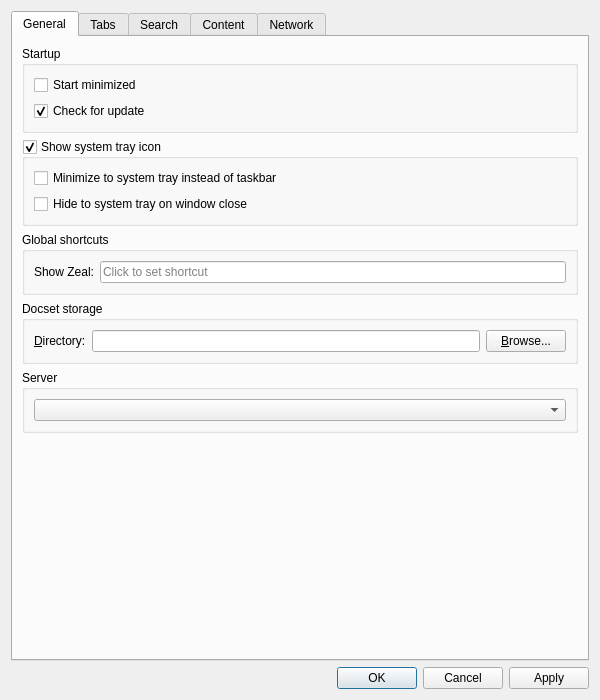
<?xml version="1.0" encoding="UTF-8"?>
<ui version="4.0">
 <class>Zeal::WidgetUi::SettingsDialog</class>
 <widget class="QDialog" name="Zeal::WidgetUi::SettingsDialog">
  <property name="windowModality">
   <enum>Qt::ApplicationModal</enum>
  </property>
  <property name="geometry">
   <rect>
    <x>0</x>
    <y>0</y>
    <width>600</width>
    <height>700</height>
   </rect>
  </property>
  <property name="windowTitle">
   <string>Preferences</string>
  </property>
  <layout class="QVBoxLayout" name="verticalLayout">
   <item>
    <widget class="QTabWidget" name="tabWidget">
     <property name="currentIndex">
      <number>0</number>
     </property>
     <widget class="QWidget" name="generalTab">
      <attribute name="title">
       <string>General</string>
      </attribute>
      <layout class="QVBoxLayout" name="verticalLayout_7">
       <item>
        <widget class="QGroupBox" name="groupBox_3">
         <property name="title">
          <string>Startup</string>
         </property>
         <layout class="QVBoxLayout" name="verticalLayout_9">
          <item>
           <widget class="QCheckBox" name="startMinimizedCheckBox">
            <property name="text">
             <string>Start minimized</string>
            </property>
           </widget>
          </item>
          <item>
           <widget class="QCheckBox" name="checkForUpdateCheckBox">
            <property name="text">
             <string>Check for update</string>
            </property>
            <property name="checked">
             <bool>true</bool>
            </property>
           </widget>
          </item>
         </layout>
        </widget>
       </item>
       <item>
        <widget class="QGroupBox" name="systrayGroupBox">
         <property name="title">
          <string>Show system tray icon</string>
         </property>
         <property name="checkable">
          <bool>true</bool>
         </property>
         <layout class="QVBoxLayout" name="verticalLayout_8">
          <item>
           <widget class="QCheckBox" name="minimizeToSystrayCheckBox">
            <property name="text">
             <string>Minimize to system tray instead of taskbar</string>
            </property>
           </widget>
          </item>
          <item>
           <widget class="QCheckBox" name="hideToSystrayCheckBox">
            <property name="text">
             <string>Hide to system tray on window close</string>
            </property>
           </widget>
          </item>
         </layout>
        </widget>
       </item>
       <item>
        <widget class="QGroupBox" name="globalHotKeyGroupBox">
         <property name="title">
          <string>Global shortcuts</string>
         </property>
         <layout class="QFormLayout" name="formLayout_2">
          <property name="fieldGrowthPolicy">
           <enum>QFormLayout::AllNonFixedFieldsGrow</enum>
          </property>
          <item row="0" column="0">
           <widget class="QLabel" name="label_9">
            <property name="text">
             <string>Show Zeal:</string>
            </property>
           </widget>
          </item>
          <item row="0" column="1">
           <widget class="ShortcutEdit" name="toolButton">
            <property name="placeholderText">
             <string>Click to set shortcut</string>
            </property>
            <property name="clearButtonEnabled">
             <bool>true</bool>
            </property>
           </widget>
          </item>
         </layout>
        </widget>
       </item>
       <item>
        <widget class="QGroupBox" name="groupBox_4">
         <property name="title">
          <string>Docset storage</string>
         </property>
         <layout class="QFormLayout" name="formLayout_3">
          <property name="fieldGrowthPolicy">
           <enum>QFormLayout::AllNonFixedFieldsGrow</enum>
          </property>
          <item row="0" column="0">
           <widget class="QLabel" name="label_5">
            <property name="text">
             <string>&amp;Directory:</string>
            </property>
            <property name="buddy">
             <cstring>docsetStorageEdit</cstring>
            </property>
           </widget>
          </item>
          <item row="0" column="1">
           <layout class="QHBoxLayout" name="horizontalLayout_2">
            <item>
             <widget class="QLineEdit" name="docsetStorageEdit">
              <property name="clearButtonEnabled">
               <bool>true</bool>
              </property>
             </widget>
            </item>
            <item>
             <widget class="QPushButton" name="docsetStorageBrowseButton">
              <property name="text">
               <string>&amp;Browse...</string>
              </property>
             </widget>
            </item>
           </layout>
          </item>
         </layout>
        </widget>
       </item>
       <item>
        <widget class="QGroupBox" name="groupBox_8">
         <property name="title">
          <string>Server</string>
         </property>
         <layout class="QHBoxLayout" name="horizontalLayout_4">
          <item>
           <widget class="QComboBox" name="dashServerMirrorsCombo"/>
          </item>
         </layout>
        </widget>
       </item>
       <item>
        <spacer name="verticalSpacer">
         <property name="orientation">
          <enum>Qt::Vertical</enum>
         </property>
         <property name="sizeHint" stdset="0">
          <size>
           <width>20</width>
           <height>40</height>
          </size>
         </property>
        </spacer>
       </item>
      </layout>
     </widget>
     <widget class="QWidget" name="tabsTab">
      <attribute name="title">
       <string>Tabs</string>
      </attribute>
      <layout class="QVBoxLayout" name="verticalLayout_6">
       <item>
        <widget class="QGroupBox" name="groupBox_6">
         <property name="title">
          <string>Behavior</string>
         </property>
         <layout class="QVBoxLayout" name="verticalLayout_12">
          <item>
           <widget class="QCheckBox" name="openNewTabAfterActive">
            <property name="text">
             <string>Open new tab after active</string>
            </property>
           </widget>
          </item>
         </layout>
        </widget>
       </item>
       <item>
        <spacer name="verticalSpacer_5">
         <property name="orientation">
          <enum>Qt::Vertical</enum>
         </property>
         <property name="sizeHint" stdset="0">
          <size>
           <width>20</width>
           <height>40</height>
          </size>
         </property>
        </spacer>
       </item>
      </layout>
     </widget>
     <widget class="QWidget" name="searchTab">
      <attribute name="title">
       <string>Search</string>
      </attribute>
      <layout class="QVBoxLayout" name="verticalLayout_4">
       <item>
        <widget class="QGroupBox" name="groupBox_5">
         <property name="title">
          <string>Local search</string>
         </property>
         <layout class="QVBoxLayout" name="verticalLayout_11">
          <item>
           <widget class="QCheckBox" name="fuzzySearchCheckBox">
            <property name="text">
             <string>Use fuzzy search (experimental)</string>
            </property>
           </widget>
          </item>
         </layout>
        </widget>
       </item>
       <item>
        <spacer name="verticalSpacer_4">
         <property name="orientation">
          <enum>Qt::Vertical</enum>
         </property>
         <property name="sizeHint" stdset="0">
          <size>
           <width>20</width>
           <height>40</height>
          </size>
         </property>
        </spacer>
       </item>
      </layout>
     </widget>
     <widget class="QWidget" name="contentTab">
      <attribute name="title">
       <string>Content</string>
      </attribute>
      <layout class="QVBoxLayout" name="verticalLayout_3">
       <item>
        <widget class="QGroupBox" name="fontsGroupBox">
         <property name="title">
          <string>Fonts</string>
         </property>
         <layout class="QVBoxLayout" name="verticalLayout_14">
          <item>
           <layout class="QHBoxLayout" name="horizontalLayout_3" stretch="4,0">
            <item>
             <layout class="QFormLayout" name="formLayout">
              <property name="sizeConstraint">
               <enum>QLayout::SetMinimumSize</enum>
              </property>
              <item row="0" column="0">
               <widget class="QLabel" name="label">
                <property name="text">
                 <string>De&amp;fault:</string>
                </property>
                <property name="buddy">
                 <cstring>defaultFontComboBox</cstring>
                </property>
               </widget>
              </item>
              <item row="0" column="1">
               <widget class="QComboBox" name="defaultFontComboBox"/>
              </item>
              <item row="1" column="0">
               <widget class="QLabel" name="label_4">
                <property name="text">
                 <string>&amp;Serif:</string>
                </property>
                <property name="buddy">
                 <cstring>serifFontComboBox</cstring>
                </property>
               </widget>
              </item>
              <item row="1" column="1">
               <widget class="QFontComboBox" name="serifFontComboBox">
                <property name="fontFilters">
                 <set>QFontComboBox::ScalableFonts</set>
                </property>
               </widget>
              </item>
              <item row="2" column="0">
               <widget class="QLabel" name="label_6">
                <property name="text">
                 <string>Sa&amp;ns-serif:</string>
                </property>
                <property name="buddy">
                 <cstring>sansSerifFontComboBox</cstring>
                </property>
               </widget>
              </item>
              <item row="2" column="1">
               <widget class="QFontComboBox" name="sansSerifFontComboBox">
                <property name="fontFilters">
                 <set>QFontComboBox::ScalableFonts</set>
                </property>
               </widget>
              </item>
              <item row="3" column="0">
               <widget class="QLabel" name="label_3">
                <property name="text">
                 <string>&amp;Monospace:</string>
                </property>
                <property name="buddy">
                 <cstring>fixedFontComboBox</cstring>
                </property>
               </widget>
              </item>
              <item row="3" column="1">
               <widget class="QFontComboBox" name="fixedFontComboBox">
                <property name="fontFilters">
                 <set>QFontComboBox::MonospacedFonts|QFontComboBox::ScalableFonts</set>
                </property>
               </widget>
              </item>
             </layout>
            </item>
            <item>
             <layout class="QVBoxLayout" name="verticalLayout_16">
              <item>
               <layout class="QFormLayout" name="formLayout_6">
                <item row="0" column="0">
                 <widget class="QLabel" name="label_7">
                  <property name="text">
                   <string>Si&amp;ze:</string>
                  </property>
                  <property name="buddy">
                   <cstring>fontSizeComboBox</cstring>
                  </property>
                 </widget>
                </item>
                <item row="0" column="1">
                 <widget class="QComboBox" name="fontSizeComboBox"/>
                </item>
               </layout>
              </item>
              <item>
               <spacer name="verticalSpacer_6">
                <property name="orientation">
                 <enum>Qt::Vertical</enum>
                </property>
                <property name="sizeHint" stdset="0">
                 <size>
                  <width>20</width>
                  <height>40</height>
                 </size>
                </property>
               </spacer>
              </item>
              <item>
               <layout class="QFormLayout" name="formLayout_4">
                <item row="0" column="0">
                 <widget class="QLabel" name="label_11">
                  <property name="text">
                   <string>Siz&amp;e:</string>
                  </property>
                  <property name="buddy">
                   <cstring>fixedFontSizeComboBox</cstring>
                  </property>
                 </widget>
                </item>
                <item row="0" column="1">
                 <widget class="QComboBox" name="fixedFontSizeComboBox"/>
                </item>
               </layout>
              </item>
             </layout>
            </item>
           </layout>
          </item>
          <item>
           <layout class="QHBoxLayout" name="horizontalLayout_5">
            <item>
             <spacer name="horizontalSpacer_2">
              <property name="orientation">
               <enum>Qt::Horizontal</enum>
              </property>
              <property name="sizeHint" stdset="0">
               <size>
                <width>40</width>
                <height>20</height>
               </size>
              </property>
             </spacer>
            </item>
            <item>
             <widget class="QLabel" name="label_2">
              <property name="text">
               <string>Minimum f&amp;ont size:</string>
              </property>
              <property name="buddy">
               <cstring>minFontSizeComboBox</cstring>
              </property>
             </widget>
            </item>
            <item>
             <widget class="QComboBox" name="minFontSizeComboBox"/>
            </item>
           </layout>
          </item>
         </layout>
        </widget>
       </item>
       <item>
        <widget class="QGroupBox" name="styleGroupBox">
         <property name="title">
          <string>Style</string>
         </property>
         <layout class="QFormLayout" name="formLayout_5">
          <item row="1" column="0" colspan="2">
           <widget class="QCheckBox" name="darkModeCheckBox">
            <property name="text">
             <string>&amp;Dark mode</string>
            </property>
           </widget>
          </item>
          <item row="2" column="0" colspan="2">
           <widget class="QCheckBox" name="highlightOnNavigateCheckBox">
            <property name="text">
             <string>&amp;Highlight on navigate</string>
            </property>
           </widget>
          </item>
          <item row="3" column="0" colspan="2">
           <layout class="QHBoxLayout" name="horizontalLayout">
            <item>
             <widget class="QLabel" name="customCssFileLabel">
              <property name="text">
               <string>&amp;Custom CSS file:</string>
              </property>
              <property name="buddy">
               <cstring>customCssFileEdit</cstring>
              </property>
             </widget>
            </item>
            <item>
             <widget class="QLineEdit" name="customCssFileEdit">
              <property name="clearButtonEnabled">
               <bool>true</bool>
              </property>
             </widget>
            </item>
            <item>
             <widget class="QPushButton" name="customCssFileBrowseButton">
              <property name="text">
               <string>Bro&amp;wse...</string>
              </property>
             </widget>
            </item>
           </layout>
          </item>
         </layout>
        </widget>
       </item>
       <item>
        <widget class="QGroupBox" name="groupBox_7">
         <property name="title">
          <string>External Link Behavior</string>
         </property>
         <layout class="QVBoxLayout" name="verticalLayout_13">
          <item>
           <widget class="QRadioButton" name="radioExternalLinkAsk">
            <property name="text">
             <string>&amp;Ask every time</string>
            </property>
            <property name="checked">
             <bool>true</bool>
            </property>
           </widget>
          </item>
          <item>
           <widget class="QRadioButton" name="radioExternalLinkOpenDesktop">
            <property name="text">
             <string>Open in desktop &amp;browser</string>
            </property>
           </widget>
          </item>
          <item>
           <widget class="QRadioButton" name="radioExternalLinkOpen">
            <property name="text">
             <string>O&amp;pen in Zeal</string>
            </property>
           </widget>
          </item>
         </layout>
        </widget>
       </item>
       <item>
        <widget class="QGroupBox" name="groupBox_2">
         <property name="title">
          <string>Other</string>
         </property>
         <layout class="QVBoxLayout" name="verticalLayout_5">
          <item>
           <widget class="QCheckBox" name="useSmoothScrollingCheckBox">
            <property name="text">
             <string>Use smoo&amp;th scrolling</string>
            </property>
           </widget>
          </item>
         </layout>
        </widget>
       </item>
       <item>
        <spacer name="verticalSpacer_3">
         <property name="orientation">
          <enum>Qt::Vertical</enum>
         </property>
         <property name="sizeHint" stdset="0">
          <size>
           <width>20</width>
           <height>40</height>
          </size>
         </property>
        </spacer>
       </item>
      </layout>
     </widget>
     <widget class="QWidget" name="networkTab">
      <attribute name="title">
       <string>Network</string>
      </attribute>
      <layout class="QVBoxLayout" name="verticalLayout_2">
       <item>
        <widget class="QGroupBox" name="groupBox">
         <property name="title">
          <string>Proxy Settings</string>
         </property>
         <layout class="QVBoxLayout" name="verticalLayout_10">
          <item>
           <widget class="QRadioButton" name="noProxySettings">
            <property name="text">
             <string>No prox&amp;y</string>
            </property>
            <property name="checked">
             <bool>false</bool>
            </property>
           </widget>
          </item>
          <item>
           <widget class="QRadioButton" name="systemProxySettings">
            <property name="enabled">
             <bool>true</bool>
            </property>
            <property name="text">
             <string>&amp;Use system proxy settings</string>
            </property>
            <property name="checked">
             <bool>true</bool>
            </property>
           </widget>
          </item>
          <item>
           <widget class="QRadioButton" name="manualProxySettings">
            <property name="text">
             <string>&amp;Manual proxy configuration</string>
            </property>
           </widget>
          </item>
          <item>
           <widget class="QWidget" name="manualProxySettingsGroup" native="true">
            <property name="enabled">
             <bool>false</bool>
            </property>
            <layout class="QFormLayout" name="manualProxyConfigurationLayout">
             <item row="0" column="0">
              <widget class="QLabel" name="proxyHostLabel">
               <property name="text">
                <string>Pro&amp;xy host:</string>
               </property>
               <property name="buddy">
                <cstring>proxyHostEdit</cstring>
               </property>
              </widget>
             </item>
             <item row="1" column="0">
              <widget class="QLabel" name="proxyTypeLabel">
               <property name="text">
                <string>Type:</string>
               </property>
              </widget>
             </item>
             <item row="1" column="1">
              <layout class="QHBoxLayout" name="proxyTypeLayout">
               <item>
                <widget class="QRadioButton" name="proxyTypeHttpRadioButton">
                 <property name="text">
                  <string>&amp;HTTP</string>
                 </property>
                 <property name="checked">
                  <bool>true</bool>
                 </property>
                 <attribute name="buttonGroup">
                  <string notr="true">proxyTypeButtonGroup</string>
                 </attribute>
                </widget>
               </item>
               <item>
                <widget class="QRadioButton" name="proxyTypeSocks5RadioButton">
                 <property name="text">
                  <string>&amp;SOCKS5</string>
                 </property>
                 <attribute name="buttonGroup">
                  <string notr="true">proxyTypeButtonGroup</string>
                 </attribute>
                </widget>
               </item>
               <item>
                <spacer name="horizontalSpacer">
                 <property name="orientation">
                  <enum>Qt::Horizontal</enum>
                 </property>
                 <property name="sizeHint" stdset="0">
                  <size>
                   <width>40</width>
                   <height>20</height>
                  </size>
                 </property>
                </spacer>
               </item>
              </layout>
             </item>
             <item row="0" column="1">
              <layout class="QHBoxLayout" name="proxyHostPortLayout">
               <item>
                <widget class="QLineEdit" name="proxyHostEdit"/>
               </item>
               <item>
                <widget class="QLabel" name="proxyPortLabel">
                 <property name="text">
                  <string>&amp;Port:</string>
                 </property>
                 <property name="buddy">
                  <cstring>proxyPortEdit</cstring>
                 </property>
                </widget>
               </item>
               <item>
                <widget class="QSpinBox" name="proxyPortEdit">
                 <property name="maximum">
                  <number>65535</number>
                 </property>
                </widget>
               </item>
              </layout>
             </item>
             <item row="2" column="0" colspan="2">
              <widget class="QCheckBox" name="proxyRequiresAuthCheckBox">
               <property name="text">
                <string>&amp;Authentication required</string>
               </property>
              </widget>
             </item>
             <item row="3" column="0">
              <widget class="QLabel" name="proxyUsernameLabel">
               <property name="enabled">
                <bool>false</bool>
               </property>
               <property name="text">
                <string>User&amp;name:</string>
               </property>
               <property name="buddy">
                <cstring>proxyUsernameEdit</cstring>
               </property>
              </widget>
             </item>
             <item row="4" column="0">
              <widget class="QLabel" name="proxyPasswordLabel">
               <property name="enabled">
                <bool>false</bool>
               </property>
               <property name="text">
                <string>Pass&amp;word:</string>
               </property>
               <property name="buddy">
                <cstring>proxyPasswordEdit</cstring>
               </property>
              </widget>
             </item>
             <item row="3" column="1">
              <widget class="QLineEdit" name="proxyUsernameEdit">
               <property name="enabled">
                <bool>false</bool>
               </property>
              </widget>
             </item>
             <item row="4" column="1">
              <widget class="QLineEdit" name="proxyPasswordEdit">
               <property name="enabled">
                <bool>false</bool>
               </property>
               <property name="echoMode">
                <enum>QLineEdit::Password</enum>
               </property>
              </widget>
             </item>
            </layout>
           </widget>
          </item>
         </layout>
        </widget>
       </item>
       <item>
        <spacer name="verticalSpacer_2">
         <property name="orientation">
          <enum>Qt::Vertical</enum>
         </property>
         <property name="sizeHint" stdset="0">
          <size>
           <width>20</width>
           <height>40</height>
          </size>
         </property>
        </spacer>
       </item>
      </layout>
     </widget>
    </widget>
   </item>
   <item>
    <widget class="QDialogButtonBox" name="buttonBox">
     <property name="standardButtons">
      <set>QDialogButtonBox::Apply|QDialogButtonBox::Cancel|QDialogButtonBox::Ok</set>
     </property>
    </widget>
   </item>
  </layout>
 </widget>
 <customwidgets>
  <customwidget>
   <class>ShortcutEdit</class>
   <extends>QLineEdit</extends>
   <header>ui/widgets/shortcutedit.h</header>
  </customwidget>
 </customwidgets>
 <resources/>
 <connections>
  <connection>
   <sender>buttonBox</sender>
   <signal>accepted()</signal>
   <receiver>Zeal::WidgetUi::SettingsDialog</receiver>
   <slot>accept()</slot>
   <hints>
    <hint type="sourcelabel">
     <x>248</x>
     <y>254</y>
    </hint>
    <hint type="destinationlabel">
     <x>157</x>
     <y>274</y>
    </hint>
   </hints>
  </connection>
  <connection>
   <sender>buttonBox</sender>
   <signal>rejected()</signal>
   <receiver>Zeal::WidgetUi::SettingsDialog</receiver>
   <slot>reject()</slot>
   <hints>
    <hint type="sourcelabel">
     <x>316</x>
     <y>260</y>
    </hint>
    <hint type="destinationlabel">
     <x>286</x>
     <y>274</y>
    </hint>
   </hints>
  </connection>
  <connection>
   <sender>customCssFileBrowseButton</sender>
   <signal>clicked()</signal>
   <receiver>Zeal::WidgetUi::SettingsDialog</receiver>
   <slot>chooseCustomCssFile()</slot>
   <hints>
    <hint type="sourcelabel">
     <x>526</x>
     <y>232</y>
    </hint>
    <hint type="destinationlabel">
     <x>299</x>
     <y>249</y>
    </hint>
   </hints>
  </connection>
  <connection>
   <sender>docsetStorageBrowseButton</sender>
   <signal>clicked()</signal>
   <receiver>Zeal::WidgetUi::SettingsDialog</receiver>
   <slot>chooseDocsetStoragePath()</slot>
   <hints>
    <hint type="sourcelabel">
     <x>526</x>
     <y>371</y>
    </hint>
    <hint type="destinationlabel">
     <x>299</x>
     <y>249</y>
    </hint>
   </hints>
  </connection>
  <connection>
   <sender>manualProxySettings</sender>
   <signal>toggled(bool)</signal>
   <receiver>manualProxySettingsGroup</receiver>
   <slot>setEnabled(bool)</slot>
   <hints>
    <hint type="sourcelabel">
     <x>299</x>
     <y>131</y>
    </hint>
    <hint type="destinationlabel">
     <x>299</x>
     <y>222</y>
    </hint>
   </hints>
  </connection>
  <connection>
   <sender>proxyRequiresAuthCheckBox</sender>
   <signal>toggled(bool)</signal>
   <receiver>proxyUsernameLabel</receiver>
   <slot>setEnabled(bool)</slot>
   <hints>
    <hint type="sourcelabel">
     <x>299</x>
     <y>224</y>
    </hint>
    <hint type="destinationlabel">
     <x>66</x>
     <y>250</y>
    </hint>
   </hints>
  </connection>
  <connection>
   <sender>proxyRequiresAuthCheckBox</sender>
   <signal>toggled(bool)</signal>
   <receiver>proxyUsernameEdit</receiver>
   <slot>setEnabled(bool)</slot>
   <hints>
    <hint type="sourcelabel">
     <x>299</x>
     <y>224</y>
    </hint>
    <hint type="destinationlabel">
     <x>330</x>
     <y>250</y>
    </hint>
   </hints>
  </connection>
  <connection>
   <sender>proxyRequiresAuthCheckBox</sender>
   <signal>toggled(bool)</signal>
   <receiver>proxyPasswordLabel</receiver>
   <slot>setEnabled(bool)</slot>
   <hints>
    <hint type="sourcelabel">
     <x>299</x>
     <y>224</y>
    </hint>
    <hint type="destinationlabel">
     <x>65</x>
     <y>278</y>
    </hint>
   </hints>
  </connection>
  <connection>
   <sender>proxyRequiresAuthCheckBox</sender>
   <signal>toggled(bool)</signal>
   <receiver>proxyPasswordEdit</receiver>
   <slot>setEnabled(bool)</slot>
   <hints>
    <hint type="sourcelabel">
     <x>299</x>
     <y>224</y>
    </hint>
    <hint type="destinationlabel">
     <x>330</x>
     <y>278</y>
    </hint>
   </hints>
  </connection>
 </connections>
 <buttongroups>
  <buttongroup name="proxyTypeButtonGroup"/>
 </buttongroups>
</ui>
